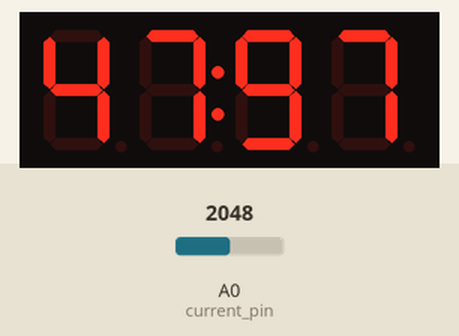
A sketch run on a simulated Particle Photon. Shown: 4-digit seven-segment display. The test bench sets the inputs (shaded band); at power-on: A0 (current_pin) = 2048.

Above: at 1.2 s.
1.3 s: A0 (current_pin) set to 860
At 1.74 s:
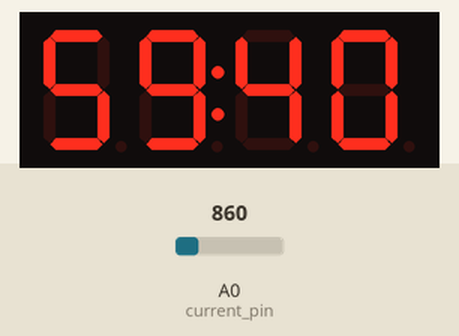
2.8 s: A0 (current_pin) set to 491
At 3.38 s:
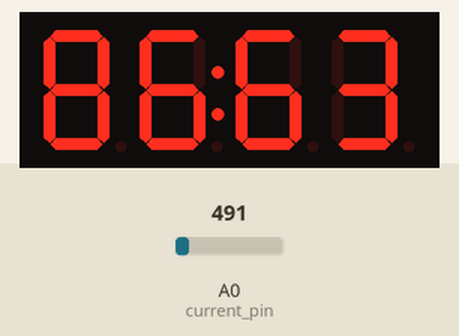
Timing chart, 0 to 5.8 s (numbered marks = the images above; inputs shaded):
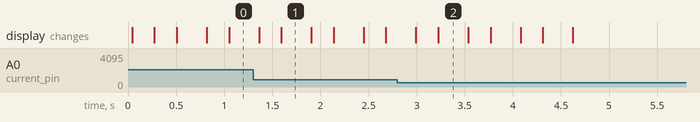

The sketch:

Project_SEUMS.ino
```cpp
/*
 * Project SEUMS
 * Description: Smart Energy and Utility Monitoring System
 * Author: Cris Thomas, Jiss Joseph Thomas
 * Date: June 24, 2019
 */

#include "TM1637.h"

#define CLK D2
#define DIO D3

TM1637 tm1637(CLK,DIO);

void dispNum(unsigned int num);
void send_online();
void get_Wh();
void check_usage();


long int TimeRef = 0;
long int TimeNow = 0;
bool send_data = false;

const int relay_pin = D4;
const int current_pin = A0;
const int house_id = 1;
const int averageValue = 10;
const double Wh_threshold = 900;

int sensorValue = 0;
int RefVal = 20;
float sensitivity = 1000.0 / 800.0;
float Vref = 265;
float Vpp = 0;                          // peak-peak voltage
float Vrms = 0;                         // rms voltage
float Irms = 0;                         // rms current
float Supply_Voltage = 233.0;           // reading from DMM
float Vcc = 5.0;                        // ADC reference voltage
float power = 0;                        // power in watt
float Wh =0 ;                           // Energy in kWh

unsigned long last_time =0;
unsigned long current_time =0;
unsigned long interval = 100;
unsigned int Sensitivity = 185;
unsigned int calibration = 100;
unsigned int pF = 85;
unsigned int energyTariff = 8.0;        // Energy cost in EUR per unit (kWh)

float bill_amount = 0;                  // 30 day cost as present energy usage incl approx PF

void setup()
{
    TimeRef = millis();
    tm1637.set();
    tm1637.init();
    tm1637.set(BRIGHT_TYPICAL);
    tm1637.point(POINT_ON);
}
void loop()
{
    TimeNow = millis();
    if (TimeNow > TimeRef + 500)        //publish data every 50 millisecond
    {
       TimeRef = millis();
       send_online();
    }

    get_Wh();
    check_usage();

    Particle.variable("Wh", &Wh, DOUBLE);
    Particle.variable("Bill_amount", &bill_amount, DOUBLE);
    Particle.function("Relay_power",ToggleRelay);

    dispNum(Wh);
    delay(200);
}

void dispNum(unsigned int num)
{
    int8_t TimeDisp[] = {0x01,0x02,0x03,0x04};

    if(num > 9999) num = 9999;
    TimeDisp[0] = num / 1000;
    TimeDisp[1] = num % 1000 / 100;
    TimeDisp[2] = num % 100 / 10;
    TimeDisp[3] = num % 10;
    tm1637.display(TimeDisp);
}

void send_online()
{
    Particle.publish("House ID", String(house_id));
    Particle.publish("Usage (Wh)", String(Wh));
    Particle.publish("Amount", String(bill_amount));
    String out = String::format("{\"Wh\":%.2f,\"BillAmount\":%.2f,}",Wh,bill_amount);
    Particle.publish("JSON", out , PRIVATE, WITH_ACK);

}

void get_Wh()
{
    for (int i = 0; i < averageValue; i++)
      {
        sensorValue += analogRead(current_pin);
        delay(2);
      }

      sensorValue = sensorValue / averageValue;
      float unitValue= RefVal / 1024.0*1000 ;
      float voltage = unitValue * sensorValue-Vref;
      float current = (voltage - Vref) * sensitivity;

      Vpp = voltage;
      Vrms = (Vpp/2.0) *0.707;
      Vrms = Vrms - (calibration / 10000.0);
      Irms = (Vrms * 1000)/Sensitivity ;
      if((Irms > -0.015) && (Irms < 0.008))
      {
        Irms = 0.0;
      }
      power= (Supply_Voltage * Irms) * (pF / 100.0);
      last_time = current_time;
      current_time = millis();
      Wh = Wh+  power *(( current_time -last_time) /3600000.0) ;
      bill_amount = Wh * (energyTariff/1000);
}

void check_usage()
{
    if(Wh > Wh_threshold)
    {
        digitalWrite(relay_pin,LOW);
    }
}

int ToggleRelay(String command)
{
    if (command=="on") {
        digitalWrite(relay_pin,HIGH);
        return 1;
    }
    else if (command=="off") {
        digitalWrite(relay_pin,LOW);
        return 0;
    }
    else {
        return -1;
    }
}
```
